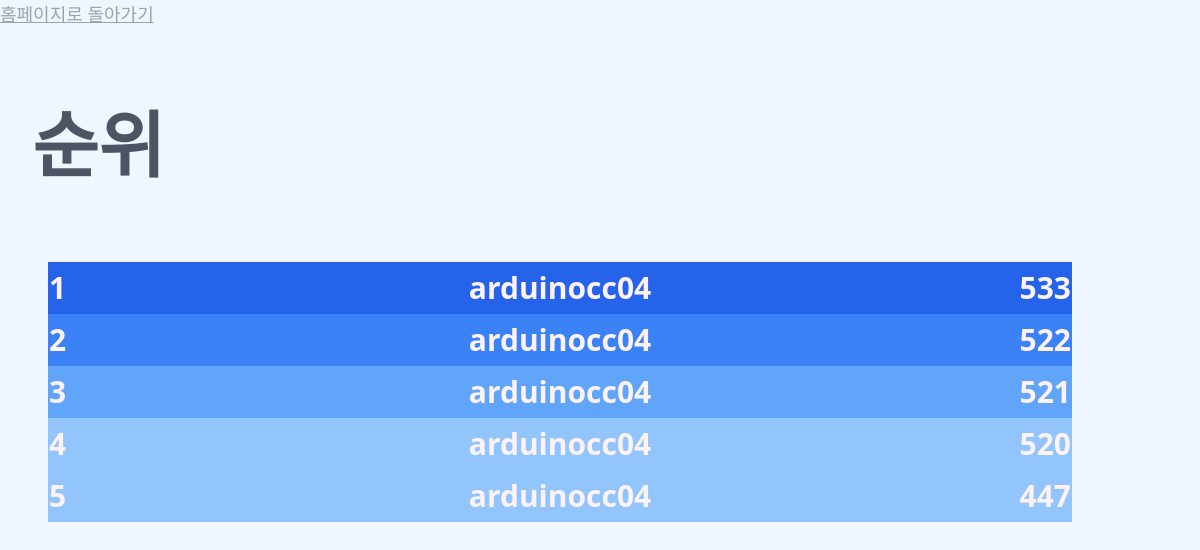
The page /leaderboard?roomId=1 on the database as committed earlier.
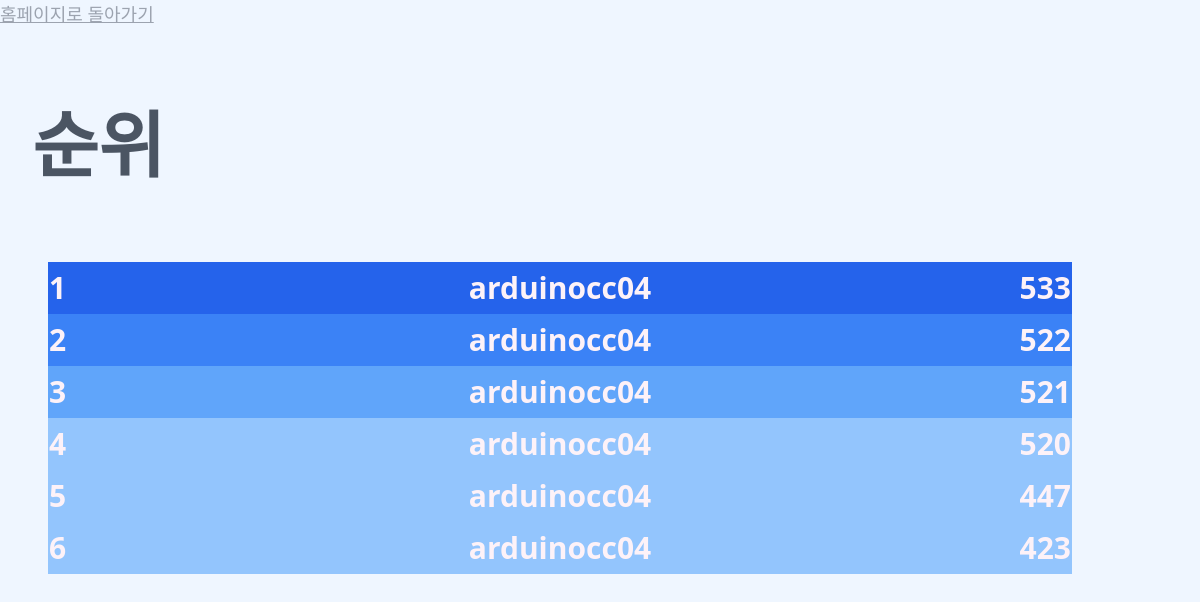
The same page on the database as committed later.
### tables this page shows
CREATE TABLE "Room_1" (
            "pid"	INTEGER,
	        "name"	TEXT NOT NULL DEFAULT -1,
	        "startTime"	INTEGER NOT NULL DEFAULT -1,
	        "finishedTime"	INTEGER DEFAULT -1,
	        "device"	TEXT DEFAULT -1,
	        "rights"	INTEGER DEFAULT -1,
	        "wrongs"	TEXT DEFAULT -1,
	        "h"	TEXT DEFAULT -1,
	        "rateOfRecommendation"	INTEGER DEFAULT -1,
	        "recommended"	INTEGER DEFAULT -1,
	        PRIMARY KEY("pid" AUTOINCREMENT)
            );

### main.py (the view)
@app.route('/leaderboard', methods=['GET'])
def leaderboard():
    roomDb = Data.Room(int(request.args.get('roomId')))
    tmp = roomDb.getNSFRWHForAll()
    d = []
    for i in range(len(tmp)):
        if tmp[i][3] != 5:
            d.append(i)
    for i in range(len(d)):
        del tmp[d[i] - i]
    for i in range(len(tmp)):
        tmp[i] = list(tmp[i])
        tmp[i].append(getScore(tmp[i][1], tmp[i][2], tmp[i][5], tmp[i][4], tmp[i][3]))
    for i in range(len(tmp)):
        tmp[i][1] = datetime.datetime.fromtimestamp(tmp[i][1])
    tmp.sort(key = lambda x:-x[-1])
    return render_template('leaderboard.html', things=tmp, thingLen=len(tmp))

### Data.py (called while the page is built)
    def getNSFRWHForAll(self) -> typing.List: #get Name, startTime, finishedTime, rights, wrongs, h
        query = f'SELECT name, startTime, finishedTime, rights, wrongs, h FROM Room_{self.roomId}'
        self.c.execute(query)
        self.conn.commit()
        return self.c.fetchall()

### main.py (called while the page is built)
def getScore(startTime:int, finishedTime:int, h:str, wrongs:str, right:int):
    if h == "-1": h = "111111111111111"
    if finishedTime == -1: finishedTime = 1631191336
    deltaT = finishedTime - startTime
    wrongs = len(wrongs.split(',')) - (5 if right == 5 else (right + 1))
    ALPHA = 500
    BETA = 2
    GAMMA = 1
    DELTA = 4
    EPSILON = 17
    score = ALPHA
    for i in range(len(h)):
        score -= BETA**int(h[i])*(i%3 + 1)
    score -= GAMMA*deltaT + DELTA*wrongs - EPSILON*right
    return score

### templates/leaderboard.html (shortened to what this page needs)
<!DOCTYPE html>
<link href="https://unpkg.com/tailwindcss@^2/dist/tailwind.min.css" rel="stylesheet">
<head>
</head>
<body class="bg-blue-50">
    <div>
        <a class="underline text-gray-400 text-lg font-light" href="/">홈페이지로 돌아가기</a>
    </div>
    <div class="container mt-10 sm:mt-20 sm:mr-8 sm:ml-8 sm:mb-8">
        <p class="font-black text-gray-600 text-4xl sm:text-7xl">순위</p>
        <div class="container mt-5 sm:mt-20 sm:mr-4 sm:ml-4 sm:mb-4">
            <table class="table-fixed w-full">
                <thead class="w-full">
                    <th class="w-1/4"></th>
                    <th class="w-1/2"></th>
                    <th class="w-1/4"></th>
                </thead>
                <tbody>
                    {% for i in range(thingLen)%}
                        {% if i == 0 %}
                            <tr class="bg-blue-600">
                                <td class="font-black text-pink-50 text-lg sm:text-3xl text-left py-2" >1</td>
                                <td class="font-black text-pink-50 text-lg sm:text-3xl text-center py-2" >{{things[i][0]}}</td>
                                <td class="font-black text-pink-50 text-lg sm:text-3xl text-right py-2">{{things[i][6]}}</td>
                            </tr>
                        {% elif i == 1 %}
                            <tr class="bg-blue-500">
                                <td class="font-black text-pink-50 text-lg sm:text-3xl text-left py-2">2</td>
                                <td class="font-black text-pink-50 text-lg sm:text-3xl text-center py-2">{{things[i][0]}}</td>
                                <td class="font-black text-pink-50 text-lg sm:text-3xl text-right py-2">{{things[i][6]}}</td>
                            </tr>
                        {% elif i == 2 %}
                            <tr class="bg-blue-400">
                                <td class="font-black text-pink-50 text-lg sm:text-3xl text-left py-2">3</td>
                                <td class="font-black text-pink-50 text-lg sm:text-3xl text-center py-2">{{things[i][0]}}</td>
                                <td class="font-black text-pink-50 text-lg sm:text-3xl text-right py-2">{{things[i][6]}}</td>
                            </tr>
                        {% else %}
                            <tr class="bg-blue-300">
                                <td class="font-black text-pink-50 text-lg sm:text-3xl text-left py-2">{{i+1}}</td>
                                <td class="font-black text-pink-50 text-lg sm:text-3xl text-center py-2">{{things[i][0]}}</td>
                                <td class="font-black text-pink-50 text-lg sm:text-3xl text-right py-2">{{things[i][6]}}</td>
                            </tr>
                        {% endif %}
                    {% endfor %}
                </tbody>
            </table>
        </div>
    </div>
</body>

Rows that differ between the two databases and show on the page:
added Room_1: name "arduinocc04"
Other text that changed with them:
new list line: "6 423"
